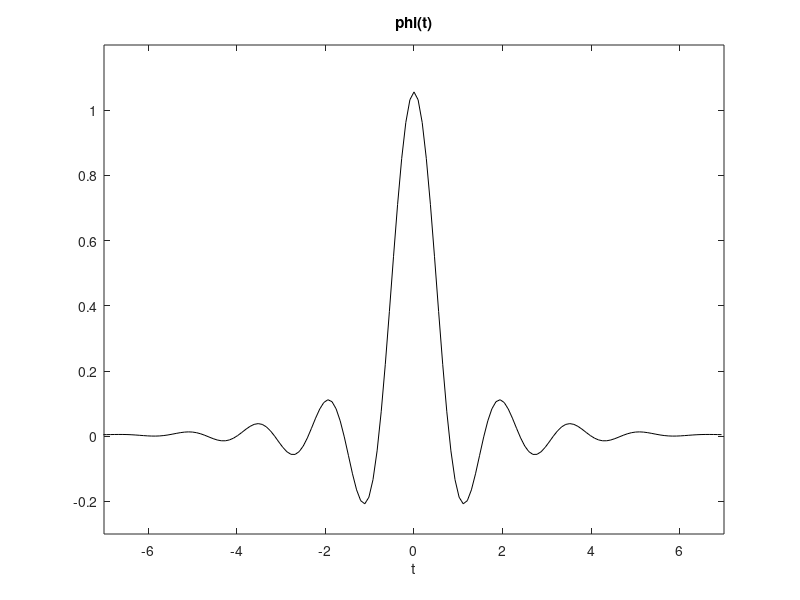

This figure's MATLAB source:
% Display of Meyer scaling function phi(t)

Np=120; %samples per pi
Nc=18; %number of data cycles
w=0:(pi/Np):(Nc*pi); %frequencies extended for better time resolution
L=length(w);
n23=1+((2*Np)/3); %samples for 0..2/3 pi
n43=1+((4*Np)/3); %samples for 0..4/3 pi
wc=w(n23:n43); %central zone

x=((3/(2*pi))*abs(wc))-1;

nu=35-(84*x)+(70*(x.^2))-(20*(x.^3));
nu=(x.^4).*nu;

PHI=zeros(1,L);
PHI(1:(n23-1))=1;
PHI(n23:n43)=cos((pi/2)*nu);

yphi=ifftshift(ifft(PHI)); 
ct=L/Np; %scaling according with sampling rate
phi=ct*yphi; 

figure(1)
tiv=100/(Nc*Np);
tx=(-50):tiv:(50);
t=tx*(Np/60);
Mt=floor(L/2); My=1+(Mt); Mw=4*(Nc+1);
plot(t((Mt-Mw):(Mt+Mw)),real(phi((My-Mw):(My+Mw))),'k');
axis([-7 7 -0.3 1.2]);
xlabel('t'); title('phi(t)');
